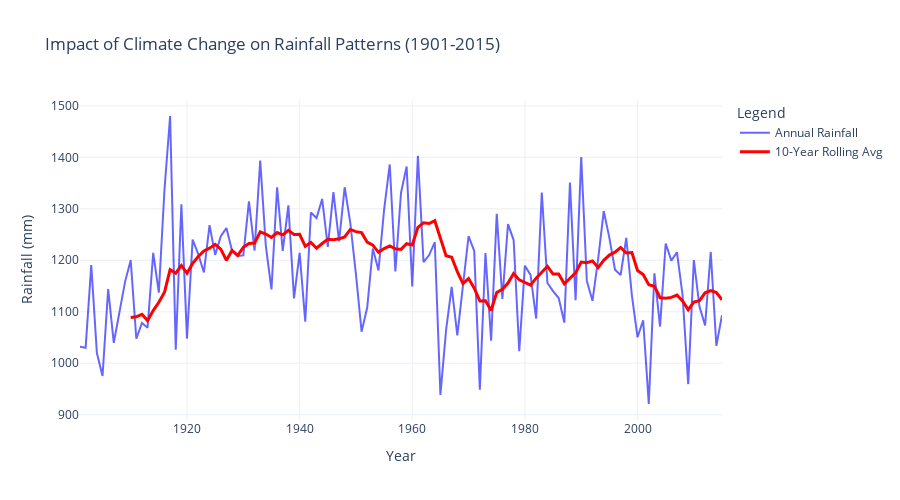

Notebook source saved alongside this figure:
### Markdown cell above
### Assessing the Impact of Climate Change in the Rainfall Trends in India

### Code cell
# calculating rolling averages to assess climate change impact
rainfall_data['10-Year Rolling Avg'] = rainfall_data['ANNUAL'].rolling(window=10).mean()

fig_climate_change = go.Figure()

fig_climate_change.add_trace(go.Scatter(
    x=rainfall_data['YEAR'],
    y=rainfall_data['ANNUAL'],
    mode='lines',
    name='Annual Rainfall',
    line=dict(color='blue', width=2),
    opacity=0.6
))

fig_climate_change.add_trace(go.Scatter(
    x=rainfall_data['YEAR'],
    y=rainfall_data['10-Year Rolling Avg'],
    mode='lines',
    name='10-Year Rolling Avg',
    line=dict(color='red', width=3)
))

fig_climate_change.update_layout(
    title='Impact of Climate Change on Rainfall Patterns (1901-2015)',
    xaxis_title='Year',
    yaxis_title='Rainfall (mm)',
    template='plotly_white',
    legend=dict(title="Legend"),
    height=500
)

fig_climate_change.show()
